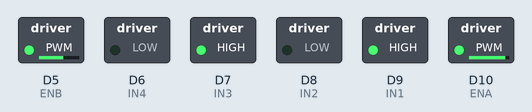
Simulated run of this sketch. Board: Arduino Zero (SAMD21). Parts: switched loads named in the sketch (green lamp = pin HIGH).

Above: at 0.1 s.
Timing chart, 0 to 1.6 s (numbered marks = the images above):
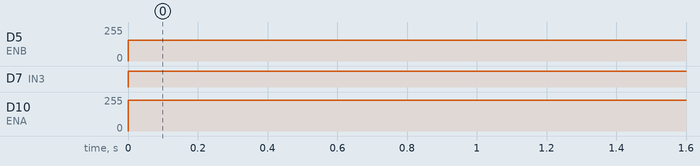

The sketch:

RobotCar_13.ino
```cpp
//13 ปรับจูน

//มอเตอร์ซ้าย
int ENA=10;
int IN1=9;
int IN2=8;
//มอเตอร์ขวา
int ENB=5;
int IN3=7;
int IN4=6;
//ตัวแปรรับค่า PWM จากไมโครฯ เพื่อควบคุมความเร็วทั้งล้อซ้ายและขวา
int MotorSpeed_L = 0;
int MotorSpeed_R = 0;
//ตัวแปรสำหรับลดความเร็วของล้อในการทำ PID
int B_L = 300;
int B_R = 1500;

void setup() {
  pinMode(ENA, OUTPUT);
  pinMode(IN1, OUTPUT);
  pinMode(IN2, OUTPUT);
  pinMode(ENB, OUTPUT);
  pinMode(IN3, OUTPUT);
  pinMode(IN4, OUTPUT);
  //การเพิ่มความละเอียดของ PWM เพื่อใช้ปรับความเร็วของมอเตอร์
  analogWriteResolution(12); //มีค่าตั้งแต่ 0 - 4095
  Serial.begin(9600);
}

void forward(){
  //ฟังก์ชั่นนี้จะทำให้หุ่นยนต์เคลื่อนที่ไปด้านหน้าด้วยความเร็วคงที่
  //กำหนดพารามิเตอร์ที่ L298N เพื่อให้หุ่่นยนต์เดินไปด้านหน้า
  digitalWrite(IN1, HIGH);
  digitalWrite(IN2, LOW);
  digitalWrite(IN3, HIGH);
  digitalWrite(IN4, LOW);
  //กำหนดความเร็วให้กับมอเตอร์
  MotorSpeed_L = 4000;
  MotorSpeed_R = 4000;

  if(MotorSpeed_L < 1800){
    MotorSpeed_L = 0;
  }
  if(MotorSpeed_R < 1800){
    MotorSpeed_R = 0;
  }
  analogWrite(ENA, MotorSpeed_L - B_L); //มอเตอร์ซ้าย
  analogWrite(ENB, MotorSpeed_R - B_R); //มอเตอร์ขวา
}

void increase_speed(){
  //ฟังก์ชั่นนี้จะทำการเพิ่มค่าความเร็วของรถขึ้นไปเรีื่อย ๆ
  //กำหนดพารามิเตอร์ที่ L298N เพื่อให้หุ่่นยนต์เดินไปด้านหน้า
  digitalWrite(IN1, HIGH);
  digitalWrite(IN2, LOW);
  digitalWrite(IN3, HIGH);
  digitalWrite(IN4, LOW);
  for(int i =2050;i<4096;i++){
    analogWrite(ENA,i - B_L);
    analogWrite(ENB,i - B_R);
  }
  for(int i =4095;i>2051;i--){
    analogWrite(ENA,i - B_L);
    analogWrite(ENB,i - B_R);
  }
}

void loop() {
  forward();
}
```

Measured:
- by itself, D5 (ENB): 0/255 → 155/255 at 0.00 s
- by itself, D7 (IN3): LOW → HIGH at 0.00 s
- by itself, D10 (ENA): 0/255 → 230/255 at 0.00 s
